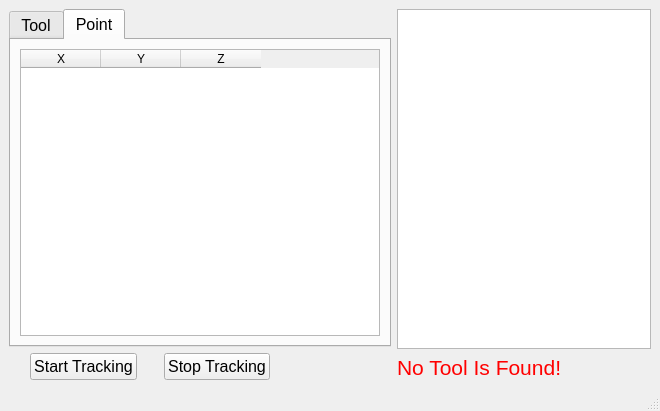
<?xml version="1.0" encoding="UTF-8"?>
<ui version="4.0">
 <class>MainWindow</class>
 <widget class="QMainWindow" name="MainWindow">
  <property name="geometry">
   <rect>
    <x>0</x>
    <y>0</y>
    <width>660</width>
    <height>411</height>
   </rect>
  </property>
  <property name="sizePolicy">
   <sizepolicy hsizetype="Fixed" vsizetype="Fixed">
    <horstretch>0</horstretch>
    <verstretch>0</verstretch>
   </sizepolicy>
  </property>
  <property name="maximumSize">
   <size>
    <width>766</width>
    <height>411</height>
   </size>
  </property>
  <property name="windowTitle">
   <string>Preciza GUI (Beta Version)</string>
  </property>
  <widget class="QWidget" name="centralwidget">
   <layout class="QHBoxLayout" name="horizontalLayout_3">
    <item>
     <layout class="QVBoxLayout" name="verticalLayout">
      <item>
       <widget class="QTabWidget" name="tabWidget">
        <property name="font">
         <font>
          <pointsize>12</pointsize>
         </font>
        </property>
        <property name="currentIndex">
         <number>1</number>
        </property>
        <widget class="QWidget" name="tab_Tool">
         <attribute name="title">
          <string>Tool</string>
         </attribute>
         <layout class="QHBoxLayout" name="horizontalLayout">
          <item>
           <widget class="QGroupBox" name="groupBox_Transition">
            <property name="maximumSize">
             <size>
              <width>142</width>
              <height>16777215</height>
             </size>
            </property>
            <property name="font">
             <font>
              <pointsize>14</pointsize>
             </font>
            </property>
            <property name="title">
             <string>Transition</string>
            </property>
            <layout class="QFormLayout" name="formLayout">
             <item row="0" column="0">
              <widget class="QLabel" name="label_Tx">
               <property name="sizePolicy">
                <sizepolicy hsizetype="Fixed" vsizetype="Fixed">
                 <horstretch>0</horstretch>
                 <verstretch>0</verstretch>
                </sizepolicy>
               </property>
               <property name="minimumSize">
                <size>
                 <width>15</width>
                 <height>30</height>
                </size>
               </property>
               <property name="font">
                <font>
                 <pointsize>12</pointsize>
                </font>
               </property>
               <property name="text">
                <string>X:</string>
               </property>
              </widget>
             </item>
             <item row="0" column="1">
              <widget class="QTextBrowser" name="textBrowser_Tx">
               <property name="maximumSize">
                <size>
                 <width>100</width>
                 <height>30</height>
                </size>
               </property>
               <property name="font">
                <font>
                 <pointsize>12</pointsize>
                </font>
               </property>
              </widget>
             </item>
             <item row="1" column="0">
              <widget class="QLabel" name="label_Ty">
               <property name="sizePolicy">
                <sizepolicy hsizetype="Fixed" vsizetype="Fixed">
                 <horstretch>0</horstretch>
                 <verstretch>0</verstretch>
                </sizepolicy>
               </property>
               <property name="minimumSize">
                <size>
                 <width>15</width>
                 <height>30</height>
                </size>
               </property>
               <property name="font">
                <font>
                 <pointsize>12</pointsize>
                </font>
               </property>
               <property name="text">
                <string>Y:</string>
               </property>
              </widget>
             </item>
             <item row="1" column="1">
              <widget class="QTextBrowser" name="textBrowser_Ty">
               <property name="maximumSize">
                <size>
                 <width>100</width>
                 <height>30</height>
                </size>
               </property>
               <property name="font">
                <font>
                 <pointsize>12</pointsize>
                </font>
               </property>
               <property name="html">
                <string>&lt;!DOCTYPE HTML PUBLIC &quot;-//W3C//DTD HTML 4.0//EN&quot; &quot;http://www.w3.org/TR/REC-html40/strict.dtd&quot;&gt;
&lt;html&gt;&lt;head&gt;&lt;meta name=&quot;qrichtext&quot; content=&quot;1&quot; /&gt;&lt;style type=&quot;text/css&quot;&gt;
p, li { white-space: pre-wrap; }
&lt;/style&gt;&lt;/head&gt;&lt;body style=&quot; font-family:'MS Shell Dlg 2'; font-size:12pt; font-weight:400; font-style:normal;&quot;&gt;
&lt;p style=&quot;-qt-paragraph-type:empty; margin-top:0px; margin-bottom:0px; margin-left:0px; margin-right:0px; -qt-block-indent:0; text-indent:0px;&quot;&gt;&lt;br /&gt;&lt;/p&gt;&lt;/body&gt;&lt;/html&gt;</string>
               </property>
              </widget>
             </item>
             <item row="2" column="0">
              <widget class="QLabel" name="label_Tz">
               <property name="sizePolicy">
                <sizepolicy hsizetype="Fixed" vsizetype="Fixed">
                 <horstretch>0</horstretch>
                 <verstretch>0</verstretch>
                </sizepolicy>
               </property>
               <property name="minimumSize">
                <size>
                 <width>15</width>
                 <height>30</height>
                </size>
               </property>
               <property name="font">
                <font>
                 <pointsize>12</pointsize>
                </font>
               </property>
               <property name="text">
                <string>Z:</string>
               </property>
              </widget>
             </item>
             <item row="2" column="1">
              <widget class="QTextBrowser" name="textBrowser_Tz">
               <property name="maximumSize">
                <size>
                 <width>100</width>
                 <height>30</height>
                </size>
               </property>
               <property name="font">
                <font>
                 <pointsize>12</pointsize>
                </font>
               </property>
              </widget>
             </item>
            </layout>
           </widget>
          </item>
          <item>
           <widget class="QGroupBox" name="groupBox_Rotation">
            <property name="maximumSize">
             <size>
              <width>216</width>
              <height>16777215</height>
             </size>
            </property>
            <property name="font">
             <font>
              <pointsize>14</pointsize>
             </font>
            </property>
            <property name="title">
             <string>Rotation (Quaternion)</string>
            </property>
            <layout class="QFormLayout" name="formLayout_2">
             <item row="0" column="0">
              <widget class="QLabel" name="label_Q0">
               <property name="font">
                <font>
                 <pointsize>12</pointsize>
                </font>
               </property>
               <property name="text">
                <string>Q0:</string>
               </property>
              </widget>
             </item>
             <item row="0" column="1">
              <widget class="QTextBrowser" name="textBrowser_Q0">
               <property name="maximumSize">
                <size>
                 <width>100</width>
                 <height>30</height>
                </size>
               </property>
               <property name="font">
                <font>
                 <pointsize>12</pointsize>
                </font>
               </property>
              </widget>
             </item>
             <item row="1" column="0">
              <widget class="QLabel" name="label_Qx">
               <property name="font">
                <font>
                 <pointsize>12</pointsize>
                </font>
               </property>
               <property name="text">
                <string>Qx:</string>
               </property>
              </widget>
             </item>
             <item row="1" column="1">
              <widget class="QTextBrowser" name="textBrowser_Qx">
               <property name="maximumSize">
                <size>
                 <width>100</width>
                 <height>30</height>
                </size>
               </property>
               <property name="font">
                <font>
                 <pointsize>12</pointsize>
                </font>
               </property>
               <property name="html">
                <string>&lt;!DOCTYPE HTML PUBLIC &quot;-//W3C//DTD HTML 4.0//EN&quot; &quot;http://www.w3.org/TR/REC-html40/strict.dtd&quot;&gt;
&lt;html&gt;&lt;head&gt;&lt;meta name=&quot;qrichtext&quot; content=&quot;1&quot; /&gt;&lt;style type=&quot;text/css&quot;&gt;
p, li { white-space: pre-wrap; }
&lt;/style&gt;&lt;/head&gt;&lt;body style=&quot; font-family:'MS Shell Dlg 2'; font-size:12pt; font-weight:400; font-style:normal;&quot;&gt;
&lt;p style=&quot;-qt-paragraph-type:empty; margin-top:0px; margin-bottom:0px; margin-left:0px; margin-right:0px; -qt-block-indent:0; text-indent:0px;&quot;&gt;&lt;br /&gt;&lt;/p&gt;&lt;/body&gt;&lt;/html&gt;</string>
               </property>
              </widget>
             </item>
             <item row="2" column="0">
              <widget class="QLabel" name="label_Qy">
               <property name="font">
                <font>
                 <pointsize>12</pointsize>
                </font>
               </property>
               <property name="text">
                <string>Qy:</string>
               </property>
              </widget>
             </item>
             <item row="2" column="1">
              <widget class="QTextBrowser" name="textBrowser_Qy">
               <property name="maximumSize">
                <size>
                 <width>100</width>
                 <height>30</height>
                </size>
               </property>
               <property name="font">
                <font>
                 <pointsize>12</pointsize>
                </font>
               </property>
              </widget>
             </item>
             <item row="3" column="0">
              <widget class="QLabel" name="label_Qz">
               <property name="font">
                <font>
                 <pointsize>12</pointsize>
                </font>
               </property>
               <property name="text">
                <string>Qz:</string>
               </property>
              </widget>
             </item>
             <item row="3" column="1">
              <widget class="QTextBrowser" name="textBrowser_Qz">
               <property name="maximumSize">
                <size>
                 <width>100</width>
                 <height>30</height>
                </size>
               </property>
               <property name="font">
                <font>
                 <pointsize>12</pointsize>
                </font>
               </property>
              </widget>
             </item>
            </layout>
           </widget>
          </item>
         </layout>
        </widget>
        <widget class="QWidget" name="tab_Point">
         <attribute name="title">
          <string>Point</string>
         </attribute>
         <layout class="QHBoxLayout" name="horizontalLayout_4">
          <item>
           <widget class="QTableWidget" name="tableWidget">
            <attribute name="horizontalHeaderDefaultSectionSize">
             <number>80</number>
            </attribute>
            <column>
             <property name="text">
              <string>X</string>
             </property>
            </column>
            <column>
             <property name="text">
              <string>Y</string>
             </property>
            </column>
            <column>
             <property name="text">
              <string>Z</string>
             </property>
            </column>
           </widget>
          </item>
         </layout>
        </widget>
       </widget>
      </item>
      <item>
       <layout class="QHBoxLayout" name="horizontalLayout_2">
        <property name="sizeConstraint">
         <enum>QLayout::SetFixedSize</enum>
        </property>
        <item>
         <widget class="QPushButton" name="pushButton_start">
          <property name="sizePolicy">
           <sizepolicy hsizetype="Fixed" vsizetype="Fixed">
            <horstretch>0</horstretch>
            <verstretch>0</verstretch>
           </sizepolicy>
          </property>
          <property name="font">
           <font>
            <pointsize>12</pointsize>
           </font>
          </property>
          <property name="text">
           <string>Start Tracking</string>
          </property>
          <property name="checkable">
           <bool>false</bool>
          </property>
          <property name="autoDefault">
           <bool>false</bool>
          </property>
          <property name="default">
           <bool>false</bool>
          </property>
          <property name="flat">
           <bool>false</bool>
          </property>
         </widget>
        </item>
        <item>
         <widget class="QPushButton" name="pushButton_stop">
          <property name="sizePolicy">
           <sizepolicy hsizetype="Fixed" vsizetype="Fixed">
            <horstretch>0</horstretch>
            <verstretch>0</verstretch>
           </sizepolicy>
          </property>
          <property name="font">
           <font>
            <pointsize>12</pointsize>
           </font>
          </property>
          <property name="text">
           <string>Stop Tracking</string>
          </property>
          <property name="checkable">
           <bool>false</bool>
          </property>
          <property name="autoDefault">
           <bool>false</bool>
          </property>
          <property name="default">
           <bool>false</bool>
          </property>
          <property name="flat">
           <bool>false</bool>
          </property>
         </widget>
        </item>
        <item>
         <spacer name="horizontalSpacer">
          <property name="orientation">
           <enum>Qt::Horizontal</enum>
          </property>
          <property name="sizeType">
           <enum>QSizePolicy::Preferred</enum>
          </property>
          <property name="sizeHint" stdset="0">
           <size>
            <width>100</width>
            <height>20</height>
           </size>
          </property>
         </spacer>
        </item>
       </layout>
      </item>
     </layout>
    </item>
    <item>
     <layout class="QVBoxLayout" name="verticalLayout_2">
      <item>
       <widget class="QTextBrowser" name="textBrowser_output">
        <property name="font">
         <font>
          <pointsize>12</pointsize>
         </font>
        </property>
       </widget>
      </item>
      <item>
       <widget class="QLabel" name="label_NoTool">
        <property name="font">
         <font>
          <pointsize>16</pointsize>
         </font>
        </property>
        <property name="styleSheet">
         <string notr="true">color:rgb(255,0,0)</string>
        </property>
        <property name="text">
         <string>No Tool Is Found!</string>
        </property>
       </widget>
      </item>
     </layout>
    </item>
   </layout>
  </widget>
  <widget class="QMenuBar" name="menubar">
   <property name="geometry">
    <rect>
     <x>0</x>
     <y>0</y>
     <width>660</width>
     <height>21</height>
    </rect>
   </property>
  </widget>
  <widget class="QStatusBar" name="statusbar"/>
 </widget>
 <resources/>
 <connections/>
</ui>
